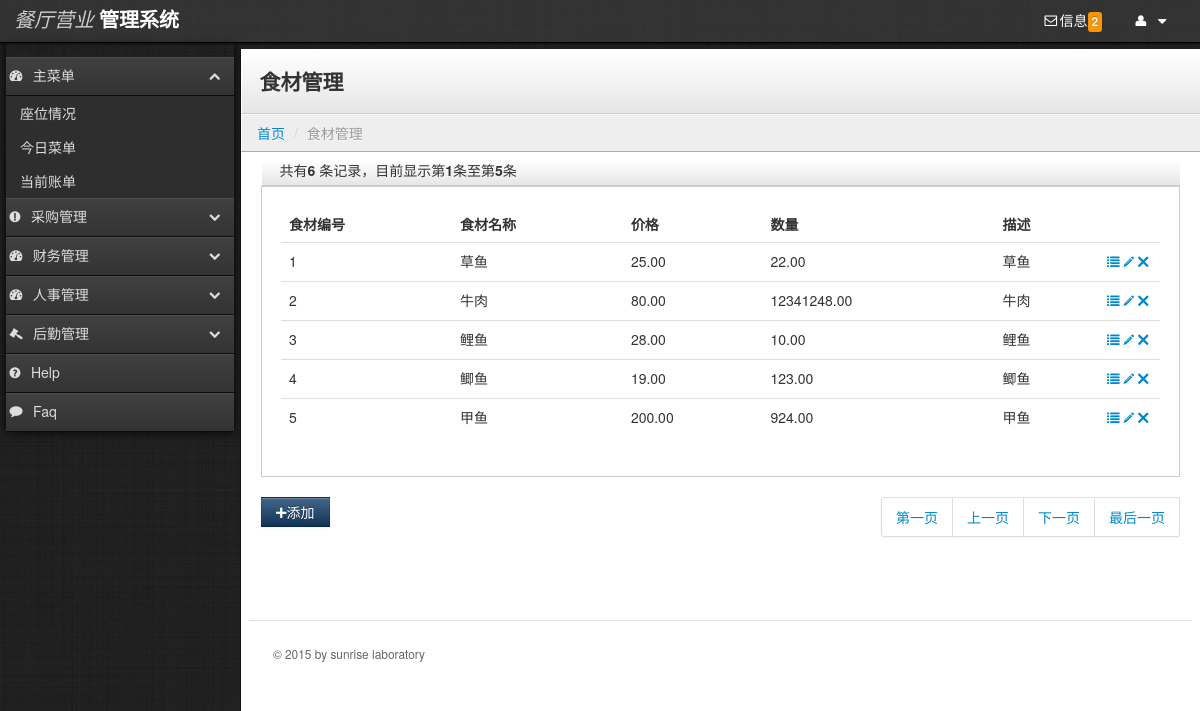
Screenshot of /newRes/ingredientsinfo.php with the database file from the repository.
### tables this page shows
CREATE TABLE `ingredients` (
  `ingredientsID` bigint(20) NOT NULL,
  `ingredientName` varchar(50) NOT NULL,
  `price` float(20,2) NOT NULL,
  `number` float(20,2) NOT NULL,
  `description` varchar(100) default NULL,
  PRIMARY KEY  (`ingredientsID`)
);

### newRes/ingredientsinfo.php (the view, shortened to what this page needs)
<?php include('boot.php');?>
<?php require_once('conn/conn.php');
if($_GET["id"]!="")
{
  $id=$_GET["id"];
  $deleteSQL="delete from ingredients where ingredientsID='".$id."'";
  $sql=mysql_query($deleteSQL,$conn) or die(mysql_error());
  $deleteSQL1="delete form ingredientrepertory where ingredients=$id";
  mysql_query($deleteSQL1,$conn) or die(mysql_error());
  echo "<script>window.location.href='ingredientsinfo.php';</script>";
}
else
{
  $currentPage = "ingredientsinfo.php";
  $maxRows = 5;
  $pageNum = 0;
  $startRow = $pageNum * $maxRows;
  $query = "select * from ingredients";
  $query_limit = sprintf("%s limit %d, %d", $query, $startRow, $maxRows);
  $sql = mysql_query($query_limit, $conn) or die(mysql_error());
  $row = mysql_fetch_assoc($sql);
  if (isset($_GET['totalRows'])) {
    $totalRows_rs1 = $_GET['totalRows'];
  } else {
    $all = mysql_query($query);
    $totalRows = mysql_num_rows($all);
  }
  $totalPages = ceil($totalRows/$maxRows)-1;
}
?>
    <div class="content">
        <div class="header">
            <h1 class="page-title">食材管理</h1>
        </div>
        <ul class="breadcrumb">
            <li><a href="index.php">首页</a> <span class="divider">/</span></li>
            <li class="active">食材管理</li>
        </ul>
        <div class="container-fluid">
            <div class="row-fluid">
<div class="header">
  <label>共有<strong><?php echo $totalRows ?></strong> 条记录，目前显示第<strong><?php echo ($startRow + 1) ?></strong>条至第<strong><?php echo min($startRow + $maxRows, $totalRows) ?></strong>条
    </label>
</div>
<div class="well">
    <table class="table">
      <thead>
        <tr>
          <th>食材编号</th>
          <th>食材名称</th>
          <th>价格</th>
          <th>数量</th>
          <th>描述</th>
          <th style="width: 45px;"></th>
        </tr>
      </thead>
      <tbody>
       <?php
        do {
      ?>
          <?php if ($totalRows > 0) {  ?>
        <tr>
          <td><?php echo $row['ingredientsID'];?></td>
          <td><?php echo $row['ingredientName'];?></td>
          <td><?php echo $row['price'];?></td>
          <td><?php echo $row['number'];?></td>
          <td><?php echo mb_strlen($row['description'])>25?mb_substr($row['description'],0,25,"utf-8")."...":$row['description'];?></td>
          <td>
              <a href="show_ingredientsinfo.php?id=<?php echo $row['ingredientsID'];?>"><i class="icon-list"></i></a>
              <a href="modify_ingredientsinfo.php?id=<?php echo $row['ingredientsID'];?>"><i class="icon-pencil"></i></a>
              <a href="#myModal" role="button" data-toggle="modal"><i id="<?php echo $row['ingredientsID'];?>" onClick="PassID(this)" class="icon-remove"></i></a>
          </td>
        </tr>
       <?php }  ?>
<?php } while ($row = mysql_fetch_assoc($sql)); ?>
      </tbody>
    </table>
</div>
<div class="pagination">
    <button class="btn btn-primary" onClick="GoToTianJia()"><i class="icon-plus"></i>添加</button>
    <ul style="float:right">
        <li><a href="<?php printf("%s?pageNum=%d", $currentPage, 0); ?>">第一页</a></li>
        <li><a href="<?php printf("%s?pageNum=%d", $currentPage, max(0, $pageNum - 1)); ?>">上一页</a></li>
        <li><a href="<?php printf("%s?pageNum=%d", $currentPage, min($totalPages, $pageNum + 1)); ?>">下一页</a></li>
        <li><a href="<?php printf("%s?pageNum=%d", $currentPage, $totalPages); ?>">最后一页</a></li>
    </ul>
</div>
                    <footer>
                        <hr>
                        <p>&copy; 2015 by sunrise laboratory </p>
                </footer>
            </div>
        </div>
    </div>
  </body>
</html>

### newRes/stylesheets/theme.css (style rules this page uses)
body { background: #222; background-image: url('../images/black-Linen.png'); background-position: initial initial; background-repeat: initial initial; margin: 0px; padding: 0px; }
h1 { margin-top: 0px; color: #eee; }
hr { border-top: 1px solid #ddd; border-bottom: 1px solid #fff; }
.content { min-width: 400px; position: relative; min-height: 800px; background: #fff; margin-left: 240px; margin-top: 6px; border-left: 1px solid #000000; border-left: 1px solid #111; }
.header { background: #ffffff; background: #ffffff; background: -webkit-gradient(linear, left bottom, left top, color-stop(0, #e6e6e6), color-stop(1, #ffffff)); background: -ms-linear-gradient(bottom, #e6e6e6, #ffffff); background: -moz-linear-gradient(center bottom, #e6e6e6 0%, #ffffff 100%); background: -o-linear-gradient(bottom, #e6e6e6, #ffffff); filter: progid:dximagetransform.microsoft.gradient(startColorStr='#e6e6e6', EndColorStr='#ffffff'); -ms-filter: "progid:DXImageTransform.Microsoft.gradient(startColorStr='#ffffff',EndColorStr='#e6e6e6')"; border-bottom: 1px solid #cccccc; border-top: 1px solid #ffffff; border-left: 1px solid #ffffff; padding: 0em 1.25em; }
.header h1 { margin: 1em 0em; padding: 0em; line-height: 1em; font-size: 1.5em; color: #eee; color: #333; }
.breadcrumb { -webkit-box-shadow: none; -moz-box-shadow: none; box-shadow: none; -webkit-border-radius: 0px; -moz-border-radius: 0px; border-radius: 0px; -moz-background-clip: padding; -webkit-background-clip: padding-box; background-clip: padding-box; background: #eee; border-bottom: 1px solid #aaa; border-top: 1px solid #fafafa; border-left: 1px solid #fff; margin-bottom: .5em; }
footer { padding: 1em; margin-top: 4em; color: #666; font-size: .85em; line-height: 1.3em; }
footer hr { margin: 2em -2em; }
.btn { -webkit-border-radius: 0px; -moz-border-radius: 0px; border-radius: 0px; }
.btn-primary { background-color: #113355; background-image: -webkit-gradient(linear, 0 0, 0 100%, from(#446688), to(#113355)); background-image: -webkit-linear-gradient(top, #446688, #113355); background-image: -o-linear-gradient(top, #446688, #113355); background-image: linear-gradient(to bottom, #446688, #113355); background-image: -moz-linear-gradient(top, #446688, #113355); filter: progid:dximagetransform.microsoft.gradient(startColorStr='#446688', EndColorStr='#113355'); -ms-filter: "progid:DXImageTransform.Microsoft.gradient(startColorStr='#446688',EndColorStr='#113355')"; }
.well { background-color: #fff; border: 1px solid #ccc; -webkit-box-shadow: 1px 1px 0px #ffffff; -moz-box-shadow: 1px 1px 0px #ffffff; box-shadow: 1px 1px 0px #ffffff; -webkit-border-radius: 0px; -moz-border-radius: 0px; border-radius: 0px; -moz-background-clip: padding; -webkit-background-clip: padding-box; background-clip: padding-box; }

### rows the page displays
ingredients: ingredientsID "1", ingredientName "草鱼", price "25.00", number "22.00", description "草鱼"
ingredients: ingredientsID "2", ingredientName "牛肉", price "80.00", number "12341248.00", description "牛肉"
ingredients: ingredientsID "3", ingredientName "鲤鱼", price "28.00", number "10.00", description "鲤鱼"
ingredients: ingredientsID "4", ingredientName "鲫鱼", price "19.00", number "123.00", description "鲫鱼"
ingredients: ingredientsID "5", ingredientName "甲鱼", price "200.00", number "924.00", description "甲鱼"

### other values shown
$arrayDealTFNum['count'] "2"
$totalRows "6"
$startRow + 1 "1"
min($startRow + $maxRows, $totalRows) "5"
